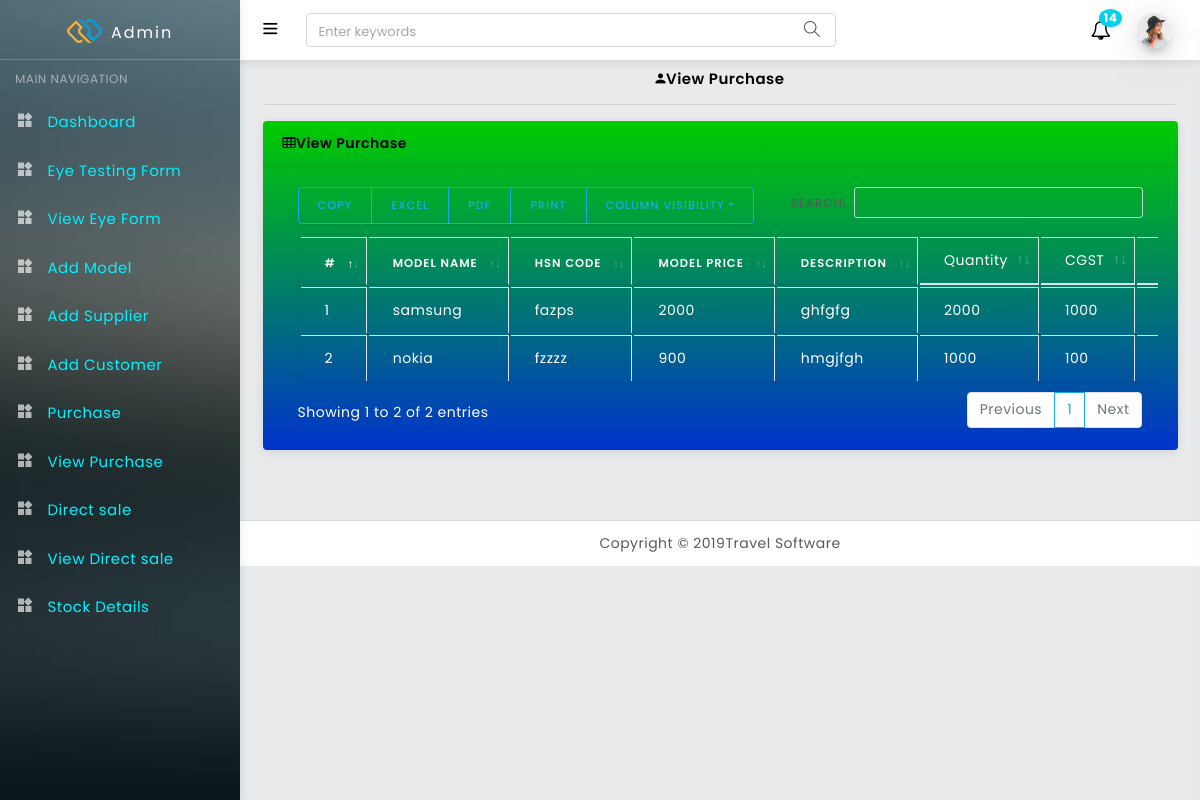
The page /view_purchase_alldata.php?id=65 on the database its author committed.
### tables this page shows
CREATE TABLE `purchase_form_two` (
  `id` int(11) NOT NULL,
  `purchase_form_one_id` varchar(50) NOT NULL,
  `select_model` varchar(50) NOT NULL,
  `hsn_code` varchar(50) NOT NULL,
  `model_price` varchar(50) NOT NULL,
  `description` varchar(50) NOT NULL,
  `quantity` varchar(50) NOT NULL,
  `cgst` varchar(50) NOT NULL,
  `sgst` varchar(50) NOT NULL,
  `total_price` varchar(50) NOT NULL
);

### view_purchase_alldata.php (the view, shortened to what this page needs)
<?php
  include('includes/config.php');
?>
<!DOCTYPE html>
<html lang="en">
<head>
   <?php include('includes/header.php')?>
</head>
<body>
 <div id="wrapper">
<?php include('includes/sidebar.php')?>
<?php include('includes/topnav.php')?>
  <div class="content-wrapper">
    <div class="container-fluid">
   <div class="form-body">
      <h6 align="center" class="txt-dark" style="font-size:15px;" ><i class="zmdi zmdi-account mr-10"></i>View Purchase</h6>
     <hr class="light-grey-hr"/>
   </div>
        <div class="row">
        <div class="col-lg-12">
          <div class="card text-white" style="background:linear-gradient(to bottom, #00cc00 0%, #0033cc 100%);">
            <div class="card-header"><i class="fa fa-table"></i>View Purchase</div>
            <div class="card-body">
              <div class="table-responsive">
              <table id="example" class="table table-bordered">
                <thead>
                   <tr>
                              <th>#</th>
                              <th>Model Name</th>
                              <th>HSN Code</th>
                              <th>Model Price</th>
                              <th>Description</th>
                              <td>Quantity</td>
                              <td>CGST</td>
                              <td>SGST</td>
                            </tr>
                </thead>
                <tbody>
                    <tr>
                    <?php
                     $get_id = $_GET['id'];
                    $sql = "SELECT * FROM purchase_form_two WHERE purchase_form_one_id='$get_id'";
                    $result = $conn->query($sql);
                    $i = 1;
                      while($row = $result->fetch_assoc())
                      {
                      ?>
                      <td><?php echo $i;?></td>
                      <td><?php echo $row["select_model"];?></td>
                      <td><?php echo $row["hsn_code"];?></td>
                      <td><?php echo $row["model_price"];?></td>
                      <td><?php echo $row["description"];?></td>
                      <td><?php echo $row["quantity"];?></td>
                      <td><?php echo $row["cgst"];?></td>
                      <td><?php echo $row["sgst"];?></td>
                        <?php
                        $i++;
                          echo "</tr>";
                        }
                      ?>
                </tbody>
            </table>
            </div>
            </div>
          </div>
        </div>
      </div>
      <br>
    </div>
  </div>
  <?php include('includes/footer.php')?>
  </div>
</body>
</html>

### rows shown on the page
purchase_form_two: select_model "samsung", hsn_code "fazps", model_price "2000", description "ghfgfg", quantity "2000", cgst "1000"
purchase_form_two: select_model "nokia", hsn_code "fzzzz", model_price "900", description "hmgjfgh", quantity "1000", cgst "100"
